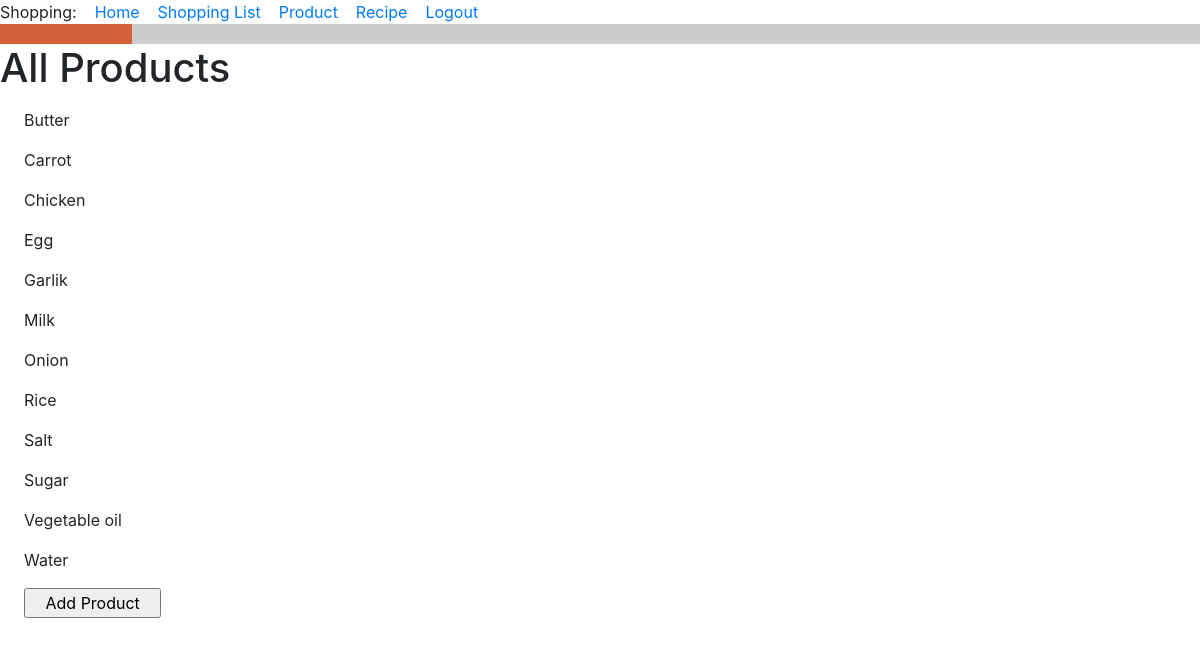
The page /all_products (signed in) on the database its author committed.
### food_app/models.py (models this page shows, shortened)
class Product(db.Model):
    id = db.Column(db.Integer, primary_key=True)
    title = db.Column(db.String(256), index=True, unique=True, nullable=False)
    type_of_product = db.Column(db.String(120))
    unit_of_measure = db.Column(db.String(120))
    def __str__(self):
        return f'{self.title}'.capitalize()  # Big first letter only.

### food_app/routes.py (the view)
@app.route('/all_products', methods=['GET', 'POST'])
@login_required
def all_products():
    products = Product.query.order_by(Product.title).all()  # by ABC order
    return render_template('all_products.html', title='All Products', products=products)

### food_app/models.py (called while the page is built)
@login.user_loader
def load_user(id):
    return User.query.get(int(id))

### food_app/templates/all_products.html
{% extends "base.html" %}
{% block content %}
<h1>All Products</h1>
    {% for product in products %}
    <div><p><p style="margin-left:1.5em">{{ product }}</p></div>
    {% endfor %}
<form>
<p style="margin-left:1.5em"><input type="button" value="   Add Product   " onClick='location.href="add_product"'>
</form>
{% endblock %}

### rows shown on the page
Product: title "Butter"
Product: title "Carrot"
Product: title "Chicken"
Product: title "Egg"
Product: title "Garlik"
Product: title "Milk"
Product: title "Onion"
Product: title "Rice"
Product: title "Salt"
Product: title "Sugar"
Product: title "Vegetable oil"
Product: title "Water"
